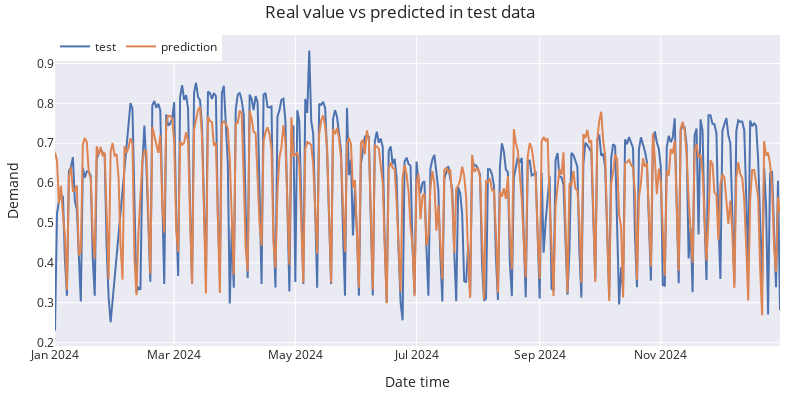

Notebook cell for this chart:
### Code cell
# Plot predictions vs real value (LGBM REGRESSOR)
# ======================================================================================
fig = go.Figure()
trace1 = go.Scatter(x=data_test.index, y=data_test['Smax'], name="test", mode="lines")
trace2 = go.Scatter(x=predictions.index, y=predictions['pred'], name="prediction", mode="lines")
fig.add_trace(trace1)
fig.add_trace(trace2)
fig.update_layout(
    title="Real value vs predicted in test data",
    xaxis_title="Date time",
    yaxis_title="Demand",
    width=800,
    height=400,
    margin=dict(l=20, r=20, t=35, b=20),
    legend=dict(orientation="h", yanchor="top", y=1.01, xanchor="left", x=0)
)
fig.show()

metric

### Figure 1 — Plotly figure (JSON) as saved in the notebook; plotly's stock layout.template omitted (floating-point values rounded to 4 significant figures; data arrays with more than 128 entries replaced by an {"elided": "..."} marker saying what was removed)
{"data": [{"mode": "lines", "name": "test", "type": "scatter", "x": {"elided": "366 str values"}, "y": {"elided": "366 float values"}}, {"mode": "lines", "name": "prediction", "type": "scatter", "x": {"elided": "366 str values"}, "y": {"elided": "366 float values"}}], "layout": {"height": 400, "legend": {"orientation": "h", "x": 0, "xanchor": "left", "y": 1.01, "yanchor": "top"}, "margin": {"b": 20, "l": 20, "r": 20, "t": 35}, "title": {"text": "Real value vs predicted in test data"}, "width": 800, "xaxis": {"title": {"text": "Date time"}}, "yaxis": {"title": {"text": "Demand"}}}}
